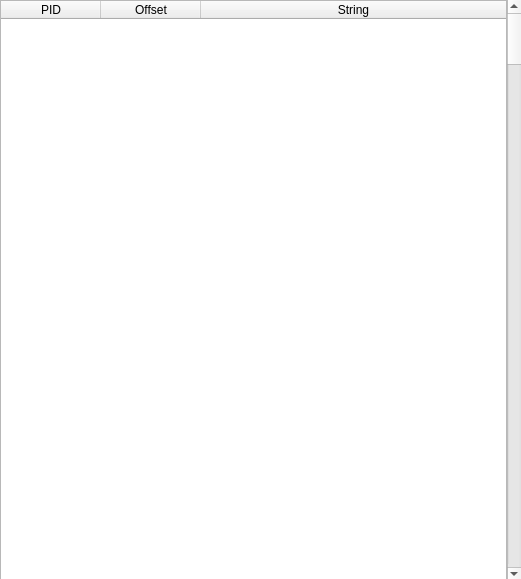
<?xml version="1.0" encoding="UTF-8"?>
<ui version="4.0">
 <class>qtDLGStringViewClass</class>
 <widget class="QWidget" name="qtDLGStringViewClass">
  <property name="geometry">
   <rect>
    <x>0</x>
    <y>0</y>
    <width>521</width>
    <height>579</height>
   </rect>
  </property>
  <property name="sizePolicy">
   <sizepolicy hsizetype="Expanding" vsizetype="Expanding">
    <horstretch>0</horstretch>
    <verstretch>0</verstretch>
   </sizepolicy>
  </property>
  <property name="windowTitle">
   <string>[ uintDebugger ] String View</string>
  </property>
  <widget class="QWidget" name="horizontalLayoutWidget">
   <property name="geometry">
    <rect>
     <x>0</x>
     <y>0</y>
     <width>521</width>
     <height>581</height>
    </rect>
   </property>
   <layout class="QHBoxLayout" name="horizontalLayout">
    <property name="spacing">
     <number>0</number>
    </property>
    <item>
     <widget class="QTableWidget" name="tblStringView">
      <property name="contextMenuPolicy">
       <enum>Qt::CustomContextMenu</enum>
      </property>
      <property name="verticalScrollBarPolicy">
       <enum>Qt::ScrollBarAlwaysOff</enum>
      </property>
      <property name="horizontalScrollBarPolicy">
       <enum>Qt::ScrollBarAlwaysOff</enum>
      </property>
      <property name="autoScroll">
       <bool>false</bool>
      </property>
      <property name="editTriggers">
       <set>QAbstractItemView::NoEditTriggers</set>
      </property>
      <property name="selectionBehavior">
       <enum>QAbstractItemView::SelectRows</enum>
      </property>
      <attribute name="horizontalHeaderStretchLastSection">
       <bool>true</bool>
      </attribute>
      <attribute name="verticalHeaderVisible">
       <bool>false</bool>
      </attribute>
      <attribute name="verticalHeaderDefaultSectionSize">
       <number>15</number>
      </attribute>
      <attribute name="verticalHeaderMinimumSectionSize">
       <number>15</number>
      </attribute>
      <column>
       <property name="text">
        <string>PID</string>
       </property>
      </column>
      <column>
       <property name="text">
        <string>Offset</string>
       </property>
      </column>
      <column>
       <property name="text">
        <string>String</string>
       </property>
      </column>
     </widget>
    </item>
    <item>
     <widget class="QScrollBar" name="stringScroll">
      <property name="orientation">
       <enum>Qt::Vertical</enum>
      </property>
     </widget>
    </item>
   </layout>
  </widget>
 </widget>
 <resources/>
 <connections/>
</ui>
